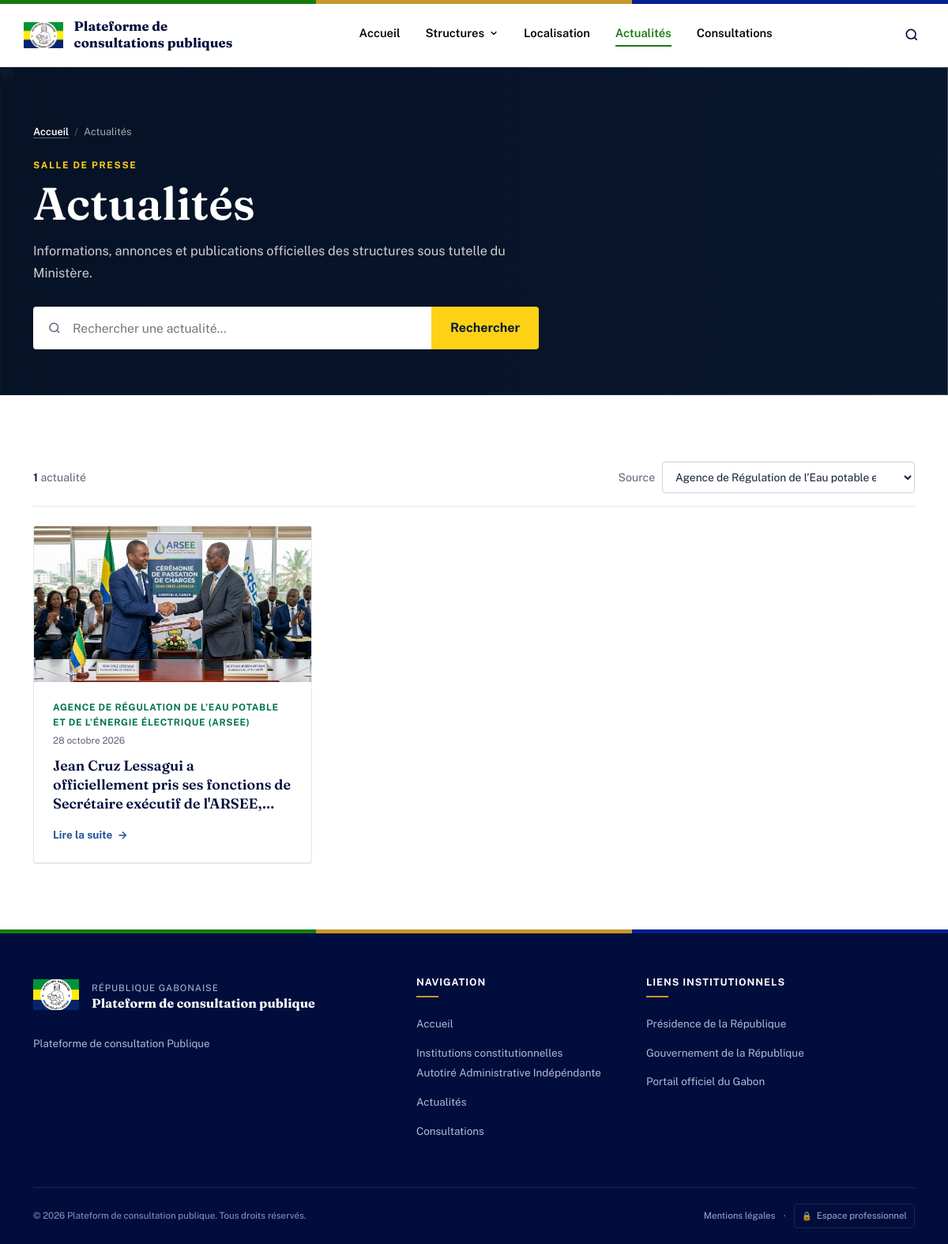
The page /views/public/actualite.php?s=16 on the database its author committed.
### tables this page shows
CREATE TABLE `actualites` (
  `id_actu` int NOT NULL AUTO_INCREMENT,
  `contenu` text,
  `titre` varchar(150) DEFAULT NULL,
  `date_publication` date DEFAULT NULL,
  `id_structure` int DEFAULT NULL,
  PRIMARY KEY (`id_actu`),
  KEY `idx_actu_struct_date` (`id_structure`,`date_publication`),
  CONSTRAINT `fk_actualites_structure` FOREIGN KEY (`id_structure`) REFERENCES `structure` (`id_struc`)
);

CREATE TABLE `structure` (
  `id_struc` int NOT NULL AUTO_INCREMENT,
  `nom_struc` varchar(200) NOT NULL,
  `adresse` varchar(255) DEFAULT NULL,
  `telephone` varchar(20) DEFAULT NULL,
  `email` varchar(100) DEFAULT NULL,
  `mission` text,
  `historique` text,
  `composition` text,
  `site_web` varchar(255) DEFAULT NULL,
  `date_creation` date DEFAULT NULL,
  `texte_fondateur` varchar(255) DEFAULT NULL,
  `directeur_general` varchar(200) DEFAULT NULL,
  `fonction_dirigeant` varchar(100) DEFAULT NULL,
  `dirigeant_depuis` date DEFAULT NULL,
  `photo_dirigeant` varchar(255) DEFAULT NULL,
  `id_cat` int NOT NULL,
  `sigle` varchar(30) DEFAULT NULL,
  `id_responsable` int DEFAULT NULL,
  `latitude` decimal(10,7) DEFAULT NULL,
  `longitude` decimal(10,7) DEFAULT NULL,
  PRIMARY KEY (`id_struc`),
  KEY `fk_structure_categorie` (`id_cat`),
  KEY `idx_structure_nom` (`nom_struc`),
  KEY `idx_structure_responsable` (`id_responsable`),
  CONSTRAINT `fk_structure_categorie` FOREIGN KEY (`id_cat`) REFERENCES `categories` (`id_cat`),
  CONSTRAINT `fk_structure_responsable` FOREIGN KEY (`id_responsable`) REFERENCES `utilisateurs` (`id`)
);

### includes/dates.php (called while the page is built, shortened)
<?php
if (!function_exists('formaterDateFr')) {
    function formaterDateFr(?string $dateSql): string
    {
        $timestamp = strtotime($dateSql);
        $mois = [1 => 'janvier', 'février', 'mars', 'avril', 'mai', 'juin',
                 'juillet', 'août', 'septembre', 'octobre', 'novembre', 'décembre'];
        return date('d', $timestamp) . ' ' . $mois[(int) date('n', $timestamp)] . ' ' . date('Y', $timestamp);
    }
}

### views/public/actualite.php (the view, shortened to what this page needs)
<?php
require '../../config/database.php';
require_once '../../includes/dates.php';
$recherche = trim((string) ($_GET['q'] ?? ''));
$sourceFiltre = (int) ($_GET['s'] ?? 0);
$parPage = 9;
$page = max(1, (int) ($_GET['page'] ?? 1));
$baseSql = " FROM actualites
             JOIN structure ON actualites.id_structure = structure.id_struc";
$conditions = [];
$params = [];
if ($sourceFiltre) {
    $conditions[] = "actualites.id_structure = :s";
    $params[':s'] = $sourceFiltre;
}
if ($conditions) {
    $baseSql .= " WHERE " . implode(' AND ', $conditions);
}
$countStmt = $db->prepare("SELECT COUNT(*)" . $baseSql);
$countStmt->execute($params);
$totalActualites = (int) $countStmt->fetchColumn();
$totalPages = max(1, (int) ceil($totalActualites / $parPage));
$page = min($page, $totalPages);
$offset = ($page - 1) * $parPage;
$sql = "SELECT actualites.id_actu,
               actualites.titre,
               actualites.contenu,
               actualites.date_publication,
               structure.nom_struc,
               (SELECT p.Photos_actu_url
                  FROM actualites_photos p
                 WHERE p.id_actualites = actualites.id_actu
                 ORDER BY p.Position
                 LIMIT 1) AS image" . $baseSql . "
        ORDER BY actualites.date_publication DESC, actualites.id_actu DESC
        LIMIT :limite OFFSET :debut";
$actuStmt = $db->prepare($sql);
foreach ($params as $key => $value) {
    $actuStmt->bindValue($key, $value, is_int($value) ? PDO::PARAM_INT : PDO::PARAM_STR);
}
$actuStmt->bindValue(':limite', $parPage, PDO::PARAM_INT);
$actuStmt->bindValue(':debut', $offset, PDO::PARAM_INT);
$actuStmt->execute();
$actualites = $actuStmt->fetchAll(PDO::FETCH_ASSOC);
$sources = $db->query("
    SELECT DISTINCT structure.id_struc, structure.nom_struc
    FROM actualites
    JOIN structure ON actualites.id_structure = structure.id_struc
    ORDER BY structure.nom_struc
")->fetchAll(PDO::FETCH_ASSOC);
$aLaUne = ($page === 1 && $recherche === '' && !$sourceFiltre && $actualites)
    ? array_shift($actualites)
    : null;
function h(?string $valeur): string {
    return htmlspecialchars($valeur ?? '', ENT_QUOTES, 'UTF-8');
}
function imageActualite(array $a): string {
    $nom = trim((string) ($a['image'] ?? ''));
    return $nom !== ''
        ? '../../uploads/photos/' . h(basename($nom))
        : '../../publique/image/GA.jpeg';
}
require '../../includes/header.php';
?>
<header class="acc-bandeau">
  <img class="acc-bandeau-image" src="../../publique/image/GA1.jpe" alt="">
  <div class="container">
    <ol class="acc-fil" aria-label="Fil d'Ariane">
      <li><a href="accueil.php">Accueil</a></li>
      <li aria-current="page">Actualités</li>
    </ol>
    <span class="acc-surtitre">Salle de presse</span>
    <h1>Actualités</h1>
    <p>Informations, annonces et publications officielles des structures sous tutelle du Ministère.</p>
    <form class="act-recherche" action="actualite.php" method="get" role="search">
      <div class="acc-champ">
        <input type="search" id="actualite-q" name="q" value="<?= h($recherche) ?>" placeholder="Rechercher une actualité…">
        <button type="submit">Rechercher</button>
      </div>
    </form>
  </div>
</header>
<main class="acc-section">
  <div class="container">
    <div class="acc-barre">
      <div>
        <strong><?= $totalActualites ?></strong> actualité<?= $totalActualites > 1 ? 's' : '' ?>
      </div>
      <?php if (count($sources) > 1): ?>
        <form action="actualite.php" method="get" class="act-barre-source">
          <label>Source
            <select name="s" onchange="this.form.submit()">
              <?php foreach ($sources as $source): ?>
                <option value="<?= (int) $source['id_struc'] ?>" <?= $sourceFiltre === (int) $source['id_struc'] ? 'selected' : '' ?>><?= h($source['nom_struc']) ?></option>
              <?php endforeach; ?>
            </select>
          </label>
        </form>
      <?php endif; ?>
    </div>
    <?php if (!$aLaUne && empty($actualites)): ?>
      <div class="acc-vide" aria-live="polite">
        <h2>Aucune actualité trouvée</h2>
        <p>
          <?php if ($recherche !== '' || $sourceFiltre): ?>
            Aucun résultat ne correspond à vos critères. Essayez d'autres mots clés ou une autre source.
          <?php else: ?>
            Les nouvelles publications des structures apparaîtront ici dès leur mise en ligne.
          <?php endif; ?>
        </p>
      </div>
    <?php else: ?>
      <?php if ($actualites): ?>
        <section class="act-grille" aria-label="Liste des actualités">
          <?php foreach ($actualites as $actualite): ?>
            <a href="actualite_detail.php?id=<?= (int) $actualite['id_actu'] ?>" class="acc-actu">
              <div class="acc-actu-media"><img src="<?= imageActualite($actualite) ?>" alt="" loading="lazy"></div>
              <div class="acc-actu-corps">
                <div class="acc-actu-meta">
                  <span class="acc-actu-source"><?= h($actualite['nom_struc']) ?></span>
                  <time class="acc-actu-date" datetime="<?= h(date('Y-m-d', strtotime($actualite['date_publication']) ?: time())) ?>"><?= h(formaterDateFr($actualite['date_publication'])) ?></time>
                </div>
                <h3><?= h($actualite['titre']) ?></h3>
                <span class="acc-fleche">Lire la suite <span aria-hidden="true">→</span></span>
              </div>
            </a>
          <?php endforeach; ?>
        </section>
      <?php endif; ?>
    <?php endif; ?>
  </div>
</main>
<?php require '../../includes/footer.php'; ?>

### publique/css/theme.css (style rules this page uses)
:root { --texte: #030303; --arriere-plan: #F5F7FA; --primaire: #021F92; --secondaire: #F4F1F2; --accent: #44FF3D; --primaire-fonce: #01166B; --primaire-nuit: #010D3D; --primaire-clair: #E6EBFB; --accent-fonce: #167A10; --accent-tres-fonce: #0F5A0B; --accent-clair: #E6FFE4; --texte-secondaire: #3F4654; --texte-leger: #5F6775; --bordure: #E1E4EB; --danger: #C93C3C; --danger-clair: #FCECEC; --attention: #C9972C; --attention-clair: #FBF4E3; --attention-fonce: #9D741E; --radius-sm: 6px; --radius-md: 10px; --radius-lg: 18px; --shadow-sm: 0 2px 8px rgba(1, 13, 61, .06); --shadow-md: 0 10px 30px rgba(1, 13, 61, .09); --font-title: "Fraunces", Georgia, serif; --font-body: "Public Sans", -apple-system, BlinkMacSystemFont, "Segoe UI", Arial, sans-serif; --mrri-sidebar-width: 260px; --mrri-transition: .2s ease; --mrri-bleu: var(--primaire); --mrri-bleu-fonce: var(--primaire-fonce); --mrri-bleu-nuit: var(--primaire-nuit); --mrri-bleu-clair: var(--primaire-clair); --mrri-bleu-dark: var(--primaire-fonce); --mrri-vert: var(--accent-fonce); --mrri-vert-fonce: var(--accent-tres-fonce); --mrri-vert-clair: var(--accent-clair); --mrri-vert-dark: var(--accent-tres-fonce); --mrri-or: var(--attention); --mrri-or-fonce: var(--attention-fonce); --mrri-or-clair: var(--attention-clair); --mrri-or-light: var(--attention-clair); --mrri-fond: var(--arriere-plan); --mrri-bg: var(--arriere-plan); --mrri-blanc: #FFFFFF; --mrri-white: #FFFFFF; --mrri-encre: var(--texte); --mrri-text: var(--texte); --mrri-texte: var(--texte-secondaire); --mrri-texte-leger: var(--texte-leger); --mrri-text-light: var(--texte-leger); --mrri-bordure: var(--bordure); --mrri-border: var(--bordure); --mrri-danger: var(--danger); --mrri-danger-clair: var(--danger-clair); --mrri-warning: var(--attention); --mrri-warning-clair: var(--attention-clair); --mrri-success: var(--accent-fonce); --mrri-success-clair: var(--accent-clair); --mrri-radius: var(--radius-md); --mrri-radius-sm: 7px; --mrri-shadow: var(--shadow-sm); --mrri-shadow-hover: 0 8px 24px rgba(1, 13, 61, .10); }
body { margin: 0; background: var(--arriere-plan); color: var(--texte); font-family: var(--font-body); line-height: 1.6; }
h1, h2, h3, h4, h5 { font-family: var(--font-title); color: var(--primaire-nuit); font-weight: 700; }
a { text-decoration: none; }
@media (prefers-reduced-motion: no-preference) { html { scroll-behavior: smooth; } }

### views/public/actualite.php (style rules this page uses)
.act-recherche { max-width: 640px; margin-top: 1.8rem; }
.act-recherche .acc-champ input { border-color: #fff; }
.act-recherche .acc-champ button { background: var(--acc-jaune); color: var(--acc-nuit); }
.act-grille { display: grid; grid-template-columns: repeat(3, minmax(0, 1fr)); gap: 1.75rem; }
.act-grille .acc-actu { border: 1px solid var(--acc-ligne); }
.act-barre-source select { max-width: 320px; }

### rows shown on the page
actualites: id_structure.nom_struc "AGENCE DE RÉGULATION DE L’EAU POTABLE ET DE L’ÉNERGIE ÉLECTRIQUE (ARSEE)", date_publication "28 octobre 2026", titre "Jean Cruz Lessagui a officiellement pris ses fonctions de Secrétaire exécutif de…"

### other values the page prints
$totalActualites "1"
form field s "Agence de Régulation de l’Eau potable et de l’Énergie électrique (ARSEE)"
